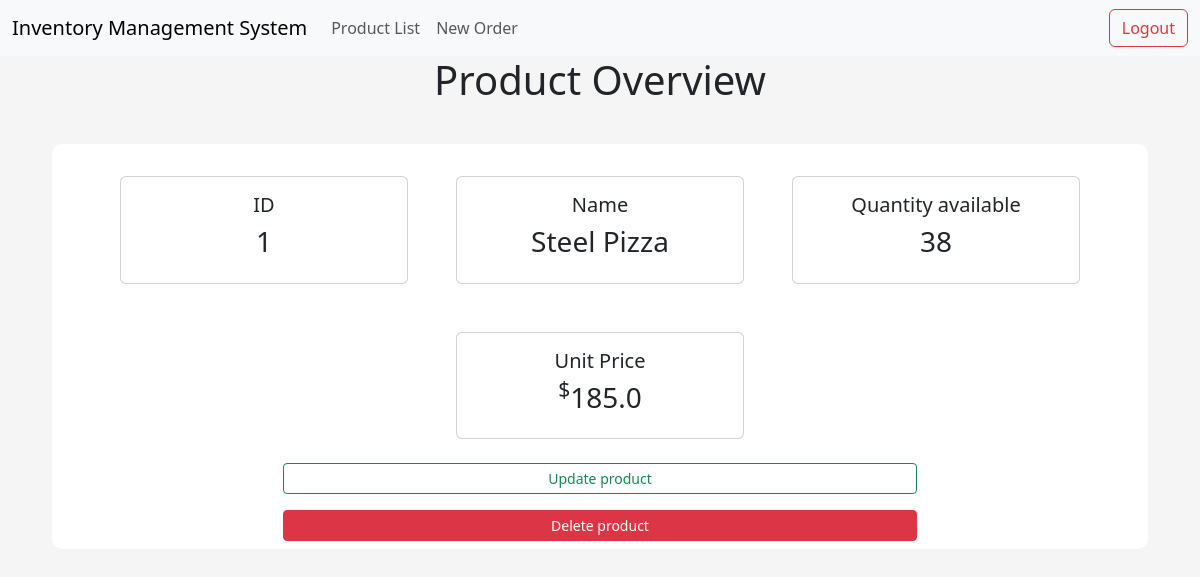
Before: /product/1 with the older database file.
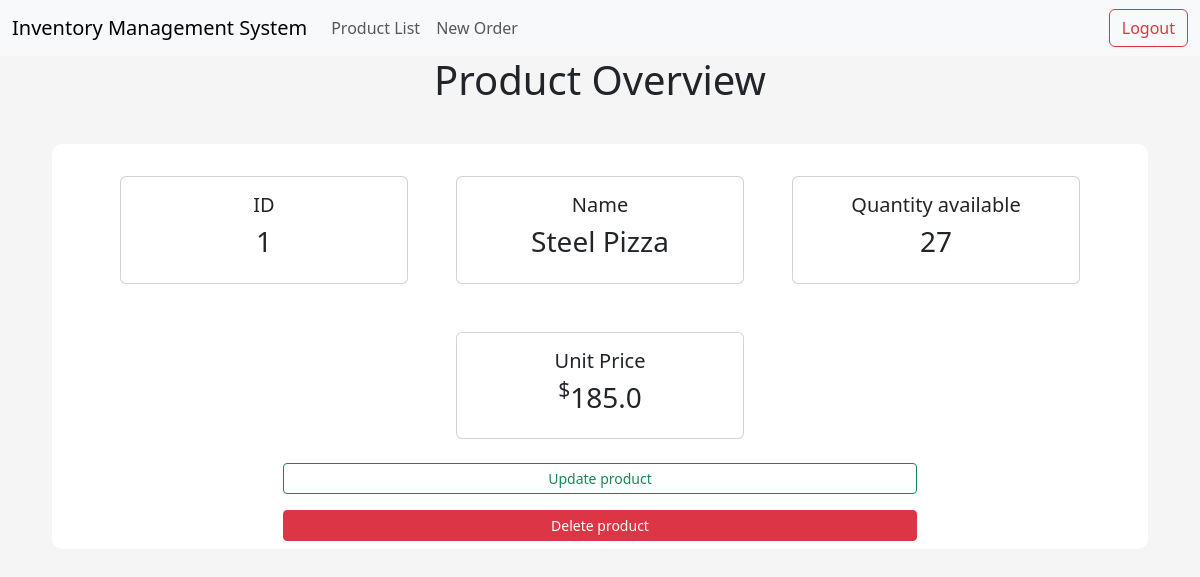
After: the same page with the newer database file.
### app/models/tables.py (models this page shows, shortened)
class Product(db.Model):
    __tablename__ = "product"
    id = db.Column(db.Integer, primary_key=True)
    name = db.Column(db.String(50), nullable=False, unique=True)
    price = db.Column(db.Float, nullable=False)
    quantity_available = db.Column(db.Integer)

### app/controllers/default.py (the view)
@app.route("/product/<id>", methods=["GET", "POST"])
def product(id):
    product = Product.query.get(id)
    return render_template("product.html", product=product)

### app/templates/product.html (shortened to what this page needs)
{% extends "index.html" %}
{% block body %}
<div class="title">
    <h1 class="title"> Product Overview</h1>
</div>
<div class="content-section">
    <div class="row mx-auto justify-content-center">
        <div class="card m-4" style="width: 18rem">
            <div class="card-body">
                <h5 class="cart-title text-center">ID</h5>
                <h3 class="text-center">{{ product.id }}</h3>
            </div>
        </div>
        <div class="card m-4" style="width: 18rem">
            <div class="card-body">
                <h5 class="cart-title text-center">Name</h5>
                <h3 class="text-center">{{ product.name }}</h3>
            </div>
        </div>
        <div class="card m-4" style="width: 18rem">
            <div class="card-body">
                <h5 class="cart-title text-center">Quantity available</h5>
                <h3 class="text-center">{{ product.quantity_available }}</h3>
            </div>
        </div>
        <div class="card m-4" style="width: 18rem">
            <div class="card-body">
                <h5 class="cart-title text-center">Unit Price</h5>
                <h3 class="text-center"><sup>$</sup>{{ product.price }}</h3>
            </div>
        </div>
        <div class="row mx-auto justify-content-center">
            <a style="max-width:60%;" class="btn btn-outline-success btn-sm mb-3" href="{{ url_for('update_product', id=product.id) }}">Update product</a>
            <a style="max-width:60%;" class="btn btn-danger btn-sm" href="{{url_for('delete_product', id=product.id)}}">Delete product</a>
        </div>
    </div>
</div>
{% endblock body %}

Changed rows visible on the page:
changed Product "Steel Pizza": quantity_available "38" → "27"
